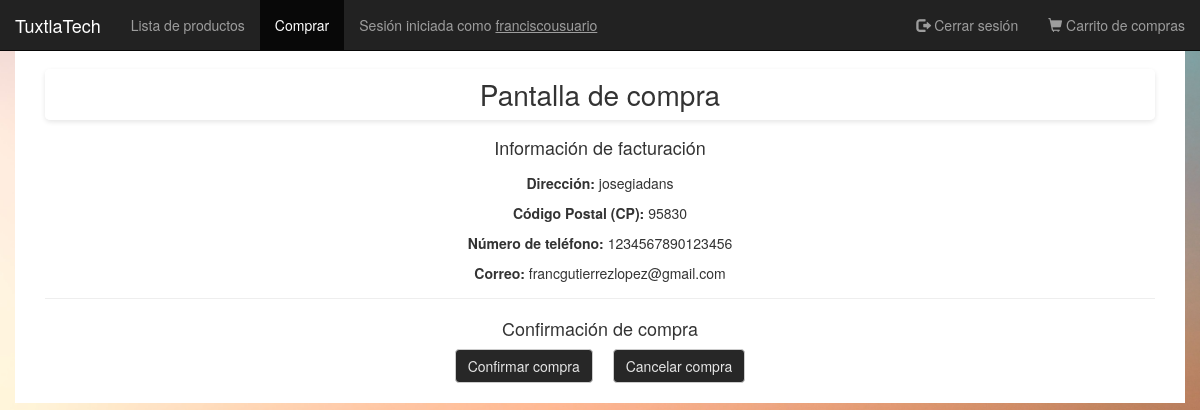
/php/pantalla_de_compra.php (signed in), run on the app's committed database.
### tables this page shows
CREATE TABLE `usuario` (
   
  `id_usuario` int(11) NOT NULL,
   
  `nombre_usuario` varchar(100) DEFAULT NULL,
   
  `fecha_nacimiento` date DEFAULT NULL,
   
  `correo` varchar(100) DEFAULT NULL,
   
  `contrasena` varchar(100) DEFAULT NULL,
   
  `numero_telefono` varchar(100) DEFAULT NULL,
   
  `direccion` varchar(255) DEFAULT NULL,
   
  `super_usuario` tinyint(1) DEFAULT 0,
   
  `cp` varchar(10) DEFAULT NULL
 
);

### php/pantalla_de_compra.php (the view, shortened to what this page needs)
<?php
require_once("../config/config.php");
$id_usuario = $_SESSION['sesion_personal']['id'];
$vaciar_carrito = isset($_GET['v']) ? (int)$_GET['v'] : 0;
$con = mysqli_connect($db_hostname, $db_username, $db_password, $db_name);
$usuario_data = [];
$result = mysqli_query($con, "SELECT correo, numero_telefono, direccion, cp FROM usuario WHERE id_usuario=" . $id_usuario);
if ($row = mysqli_fetch_assoc($result)) {
    $usuario_data = [
        "correo" => $row['correo'],
        "n_telefono" => $row['numero_telefono'],
        "direccion" => $row['direccion'],
        "cp" => $row['cp'] ? $row['cp'] : "No registrado"
    ];
}
?>
<!DOCTYPE html>
<html lang="es">
<head>
    <?php include "head_html.php"?>
    <link rel="stylesheet" href="../css/normalize.css">
    <link rel="stylesheet" href="../css/estilo_generico.css">
    <link rel="stylesheet" href="../css/styles-pantalla_compra.css">
</head>
<header>
    <nav class="navbar navbar-inverse navbar-fixed-top">
        <div class="container-fluid">
            <div class="navbar-header">
                <a class="navbar-brand" href="../index.php">TuxtlaTech</a>
            </div>
            <div class="collapse navbar-collapse" id="myNavbar">
                <ul class="nav navbar-nav">
                    <li><a href="../index.php">Lista de productos</a></li>
                    <li class="active">
                        <a href="#">Comprar</a>
                    </li>
                    <li><span class="navbar-text">Sesión iniciada como <a href="../php/perfil.php"
                                class="navbar-link"><u><?=$_SESSION['sesion_personal']['nombre']?></u></a></span></li>
                </ul>
                <ul class="nav navbar-nav navbar-right">
                    <li>
                        <a href="../php/cerrar_sesion.php"><span class="glyphicon glyphicon-log-out"></span> Cerrar
                            sesión</a>
                    </li>
                    <li>
                        <a href="../php/carrito.php"><span class="glyphicon glyphicon-shopping-cart"></span> Carrito de compras
                        </a>
                    </li>
                </ul>
            </div>
        </div>
    </nav>
</header>
<body class="container">
    <h1 style="position: sticky; top: 50px; z-index: 100; background-color: rgba(255, 255, 255, 0.95); padding: 10px; border-radius: 5px; box-shadow: 0 2px 5px rgba(0,0,0,0.1);">Pantalla de compra</h1>
    <h4>Información de facturación</h4>
    <div class="info-producto"><br>
    <div class="centrar-texto">
    <p><b>Dirección:</b> <?= htmlspecialchars($usuario_data['direccion']);?></p>
    <p><b>Código Postal (CP):</b> <?= htmlspecialchars($usuario_data['cp']);?></p>
    <p><b>Número de teléfono:</b> <?= htmlspecialchars($usuario_data['n_telefono']);?></p>
    <p><b>Correo:</b> <?= htmlspecialchars($usuario_data['correo']);?></p>
    </div></div>
    <hr>
    <h4>Confirmación de compra</h4>
    <div class="centrar-botones">
        <input type="submit" value="Confirmar compra" class="btn btn-default boton"
            onclick="comprar(arreglo_de_productos,<?=(int) $vaciar_carrito?>)">
        <input type="submit" value="Cancelar compra" class="btn btn-default boton"
            onclick="window.location.replace('../index.php')">
    </div>
</body>
</html>

### css/estilo_generico.css (style rules this page uses)
:root { --negro: #1f1f1f; --blanco: rgb(230, 230, 230); }
* { box-sizing: border-box; padding: 0; margin: 0; }

### css/styles-pantalla_compra.css (style rules this page uses)
html { width: 100%; height: 100%; background-image: url("../img/fondo.jpg"); background-size: cover; }
.container { margin-top: 50px; padding: 0 3rem 2rem 3rem; }
.boton { background-color: #272727; color: var(--blanco); }
.info-producto { padding-top: 5px; display: flex; flex-direction: row; justify-content: space-around; }
h1, h4 { text-align: center; }
.centrar-texto { display: inline-block; margin: 0 auto; text-align: center; }
.centrar-botones { display: flex; flex-direction: row; gap: 2rem; justify-content: center; }
hr { margin-top: 5px; }

### data on the page
usuario: direccion "josegiadans", cp "95830", numero_telefono "1234567890123456", correo "francgutierrezlopez@gmail.com"

### other printed values
$_SESSION['sesion_personal']['nombre'] "franciscousuario"
